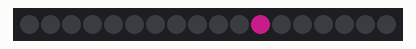
Recording of a sketch running on a simulated Arduino Uno, built with avr-gcc and run on an emulated ATmega328P. Parts: 18 RGB LEDs in strip order, left to right. Dim RGB values are drawn brighter than linear; random numbers use the default seed unless the sketch sets one.

Above: at 0.1 s.
At 2.1 s:
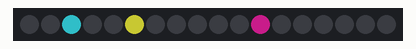
At 4.1 s:
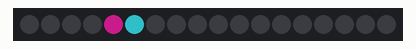
At 8.1 s:
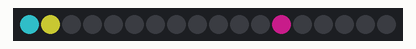
At 12.1 s:
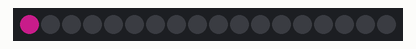
At 17.1 s:
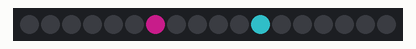

The sketch:

LEDS_v1.ino
```cpp
#include <Adafruit_NeoPixel.h>

#define LED_PIN 5 //D1
#define LED_NUM 18
#define cambio_color 4 //D2

int velocidad = A0;
int FA,FB,FC;
int j=1;

Adafruit_NeoPixel strip(LED_NUM, LED_PIN, NEO_GRB + NEO_KHZ800);

void setup() {
  //Serial.begin(9600);
  //attachInterrupt(digitalPinToInterrupt(cambio_color), colores, RISING);
  strip.begin(); //Inicializa Neopixel
  strip.show(); //Apaga todos los pixeles
  strip.setBrightness(100); //Modifica el brillo de los pixeles
}

void loop() {

  while(j>0){
    secuencia(7,6,3); //Llama a la función secuencia y envía el valor de los colores
    j=j-1;
  }


}

void secuencia(int A,int B, int C){ //Funcion secuencia
  int NP; //número del pixel
  int espera=17; //variable para ciclo

  while(espera>0){ //inicio de ciclo

  if(A>=0){ //Si A es mayor o igual que cero
    NP=random(0,17); //Genera un número aleatorio en la variable número de pixel
    strip.setPixelColor(NP, strip.Color(255, 36, 175)); //Coloca el color en el pixel
    A=A-1; //Decrementa la cantidad del color 1
    strip.show(); //Actualiza
    delay(1000);
  } //Espera

  if(B>=0){ //Si A es mayor o igual que cero
    NP=random(0,17); //Genera un número aleatorio en la variable número de pixel
    strip.setPixelColor(NP, strip.Color(61, 243, 255)); //Coloca el color en el pixel
    B=B-1; //Decrementa la cantidad del color 2
    strip.show(); //Actualiza
    delay(1000);
  } //Espera

  if(C>=0){ //Si C es mayor o igual que cero
    NP=random(0,17); //Genera un número aleatorio en la variable número de pixel
    strip.setPixelColor(NP, strip.Color(255, 255, 65)); //Coloca el color en el pixel
    C=C-1; //Decrementa la cantidad del color 2
    strip.show(); //Actualiza
    delay(1000);
  } //Espera

  strip.clear(); //Pone todos los pixeles en la memoria a cero
  strip.show();  //Actualiza
  espera=espera-1; //Decrementa la variable espera
  }

}
```

Measured:
- what the display in image 1 shows lasts 1.0 s, from 2.0 s to 3.0 s
